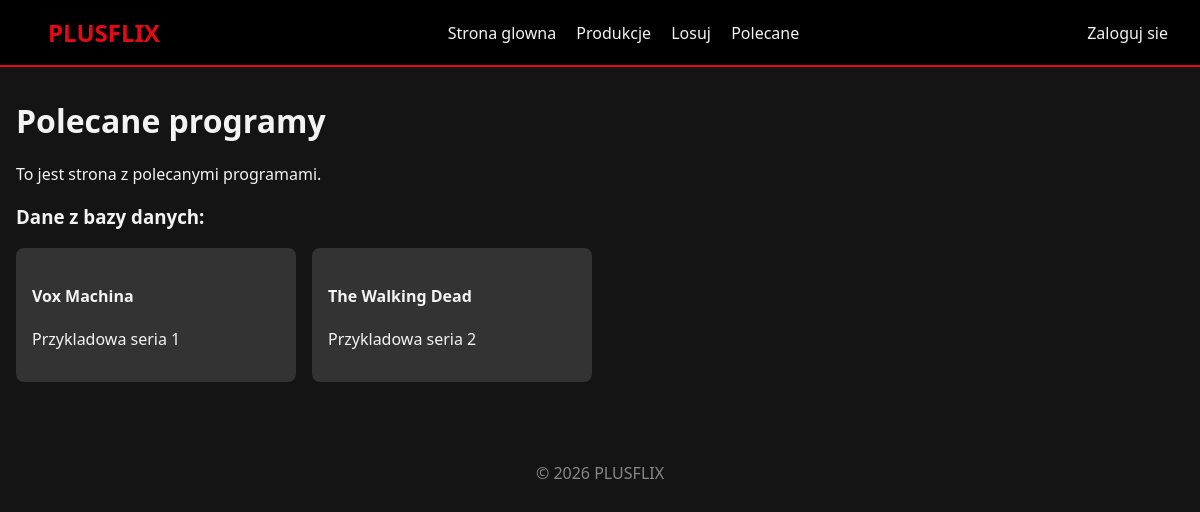
/recommended, run on the app's committed database.
### tables this page shows
CREATE TABLE IF NOT EXISTS series (
    id INT AUTO_INCREMENT PRIMARY KEY,
    title VARCHAR(50) NOT NULL,
    description TEXT NOT NULL,
    genre VARCHAR(100),
    streaming_site VARCHAR(100)
);

### app/Controllers/Recommended.php (called while the page is built, shortened)
<?php
class Recommended extends Controller {
    private $recommendedModel;
    public function __construct() {
        $this->recommendedModel = $this->model('Recommended');
    }
    public function index(): void {
        $recommended = $this->recommendedModel->getSeriesData();
        $data = [
            'title' => 'Polecane programy',
            'description' => 'To jest strona z polecanymi programami.',
            'series' => $recommended
        ];
        $this->view('pages/recommended', $data);
    }
}
?>

### core/Router.php (called while the page is built, shortened)
<?php
class Router {
    protected string $currentMethod = 'index';
    public function __construct() {
        $url = $this->getUrl();
        if ($url && strtolower($url[0]) === 'detail') {
            $this->currentController = 'App\\Controllers\\Pages';
            $this->currentMethod = 'detail';
            unset($url[0]);
        } elseif ($url && file_exists('../app/Controllers/' . ucwords($url[0]) . '.php')) {
            unset($url[0]);
        }
        $this->currentController = new $this->currentController;
        $this->params = $url ? array_values($url) : [];
        call_user_func_array([$this->currentController, $this->currentMethod], $this->params);
    }
    public function getUrl(): ?array {
        if (isset($_GET['url'])) {
            $url = rtrim($_GET['url'], '/');
            $url = filter_var($url, FILTER_SANITIZE_URL);
            return explode('/', $url);
        }
        return null;
    }
}

### public/index.php (called while the page is built, shortened)
<?php
spl_autoload_register(function($className) {
    $className = str_replace('\\', '/', $className);
    $file = '../' . $className . '.php';
});
$init = new Router();

### core/Database.php (called while the page is built, shortened)
<?php
class Database {
    private string $host = DB_HOST;
    private string $user = DB_USER;
    private string $pass = DB_PASS;
    private string $dbname = DB_NAME;
    private ?PDO $dbh = null;
    private $stmt;
    public function __construct() {
        $dsn = 'mysql:host=' . $this->host . ';dbname=' . $this->dbname;
        $options = [
            PDO::ATTR_PERSISTENT => true,
            PDO::ATTR_ERRMODE => PDO::ERRMODE_EXCEPTION,
            PDO::ATTR_DEFAULT_FETCH_MODE => PDO::FETCH_OBJ
        ];
        try {
            $this->dbh = new PDO($dsn, $this->user, $this->pass, $options);
        } catch (PDOException $e) {
            $this->error = $e->getMessage();
            echo "Błąd połączenia: " . $this->error;
        }
    }
    public function query(string $sql): void {
        $this->stmt = $this->dbh->prepare($sql);
    }
    public function execute(): bool {
        return $this->stmt->execute();
    }
    public function resultSet(): array {
        $this->execute();
        return $this->stmt->fetchAll();
    }
}

### app/Models/Recommended.php (called while the page is built, shortened)
<?php
class Recommended {
    private Database $db;
    public function __construct(Database $db) {
        $this->db = $db;
    }
    public function getSeriesData(): array {
        $this->db->query("SELECT * FROM series");
        return $this->db->resultSet();
    }
}
?>

### app/Views/pages/recommended.php (the view)
<?php require APPROOT . '/Views/inc/header.php'; ?>
    <h1><?php echo $data['title']; ?></h1>
    <p><?php echo $data['description']; ?></p>
    <h3>Dane z bazy danych:</h3>
    <div class="grid">
        <?php foreach($data['series'] as $series) : ?>
            <div class="card">
                <h4><?php echo $series->title; ?></h4>
                <p><?php echo $series->description; ?></p>
            </div>
        <?php endforeach; ?>
    </div>
<?php require APPROOT . '/Views/inc/footer.php'; ?>

### public/css/style.css (style rules this page uses)
:root { --primary: #e50914; --dark: #141414; --light: #f3f3f3; --grey: #333; }
body { font-family: 'Segoe UI', Tahoma, Geneva, Verdana, sans-serif; margin: 0; background-color: var(--dark); color: var(--light); }
.card { background: var(--grey); padding: 1rem; border-radius: 8px; margin-bottom: 1rem; }
.grid { display: grid; grid-template-columns: repeat(auto-fill, minmax(250px, 1fr)); gap: 1rem; }

### data on the page
series: title "Vox Machina", description "Przykladowa seria 1"
series: title "The Walking Dead", description "Przykladowa seria 2"

### other printed values
$data['title'] "Polecane programy"
$data['description'] "To jest strona z polecanymi programami."
